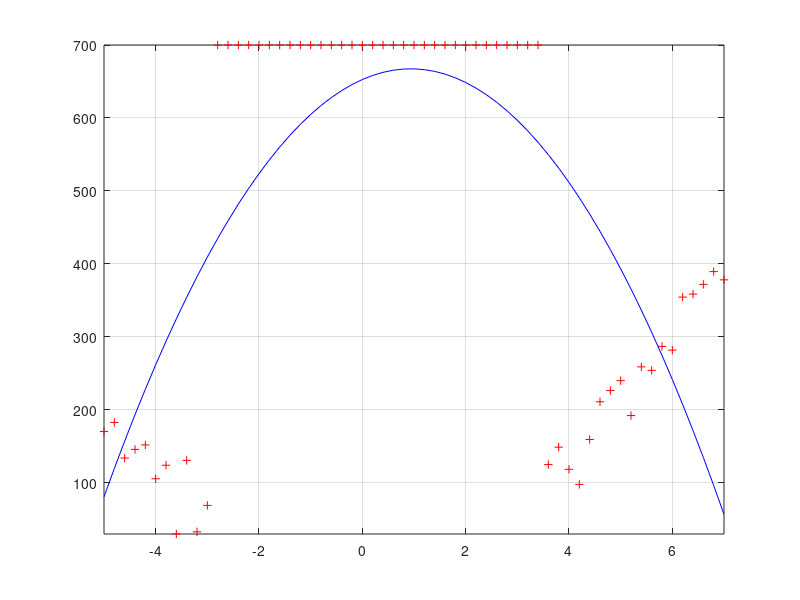

This chart was generated by the following MATLAB code:
% Problem 18
close all; clc;
 
T = [-5.00,-4.80,-4.60,-4.40,-4.20,-4.00,-3.80,-3.60,-3.40,-3.20,-3.00,...
     -2.80,-2.60,-2.40,-2.20,-2.00,-1.80,-1.60,-1.40,-1.20,-1.00,-0.80,...
     -0.60,-0.40,-0.20,0.00,0.20,0.40,0.60,0.80,1.00,1.20,1.40,1.60,1.80,...
     2.00,2.20,2.40,2.60,2.80,3.00,3.20,3.40,3.60,3.80,4.00,4.20,4.40,...
     4.60,4.80,5.00,5.20,5.40,5.60,5.80,6.00,6.20,6.40,6.60,6.80,7.00];

Y = [170.03,182.38,133.57,145.42,151.57,105.10,123.68,29.38,130.37,32.38,...
     68.62,47.97,81.12,71.57,36.41,53.02,-13.34,-2.03,5.14,43.59,10.39,...
     -0.28,3.99,-2.33,1.32,10.79,13.49,-5.02,-21.35,43.63,-27.66,5.20,...
     -17.58,-3.28,5.03,81.28,95.88,44.65,68.23,97.04,22.50,133.24,133.86,...
     124.59,148.46,118.09,97.44,158.99,210.76,226.12,239.74,191.80,258.61,...
     253.79,286.63,281.53,354.26,358.41,371.70,389.25,377.95];
   tmp = (T>-3).*(T<3.5);
   Y = Y.*(1-tmp) + 700*tmp;
 
ones = [];
ones(1, 1:length(T)) = 1;
 
F = vertcat(ones, T, T.^2);

theta = ((F * F')\F) * Y';
Yt = theta(1) + theta(2) * T + theta(3) * T.^2;
delta = sqrt(sum((Y - Yt).^2));
fprintf('Delta: %.2f\nVector theta: (%.2f, %.2f, %.2f)\n', delta, theta(1), theta(2), theta(3));
 
plot(T, Y, '+r');
hold on;
plot(T, Yt, 'b');
hold off;
axis tight; 
grid on;